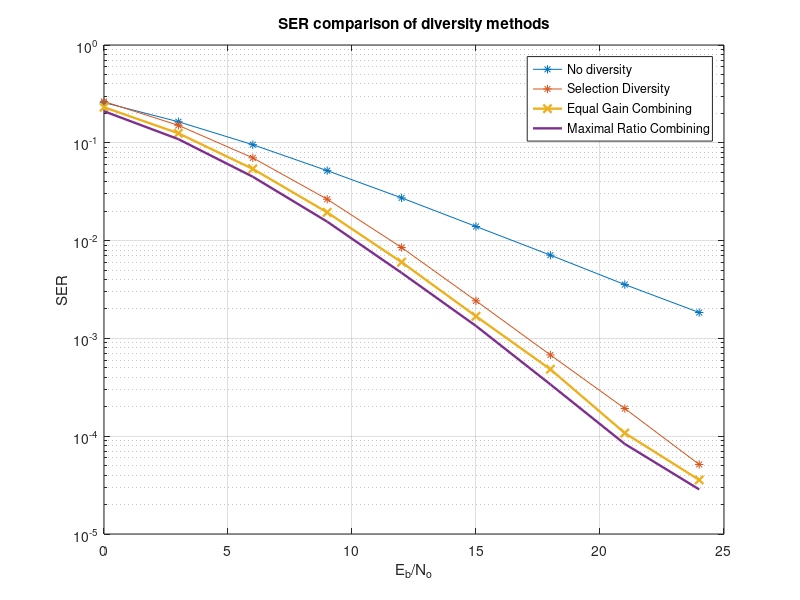
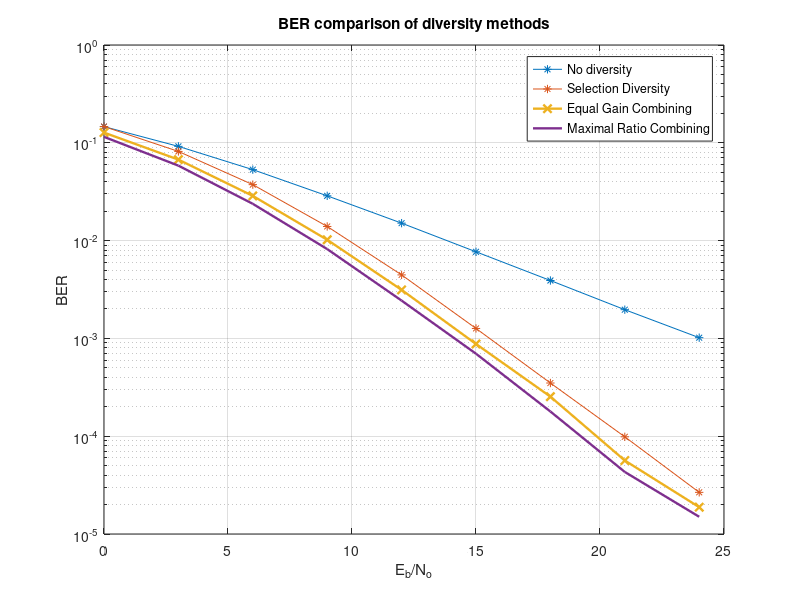

The MATLAB source for these figures, in order:
% Three receiver diversity methods; selection diversity,
% maximum ratio combining and equal gain combining
% for 2 Rayleigh fading channels are
% compared in terms of error probabilities
% in this simulation.
clear;clc;
err_min=100;
err_check = true;
sim_lim = 20;
qpsk_sym = pskmod(0:3,4);                   % Baseband QPSK symbols
qpsk_bits =[0,0;0,1;1,1;1,0];               % Gray coded bits for each symbol
SNR_start = 0;
SNR_increment = 3;
SNR_int = SNR_start:SNR_increment:25;
errs_store = zeros(4,length(SNR_int),2);
ber_div = zeros(4,length(SNR_int),1);
seq_len = 1e5;                              % Number of symbols for each simulation
for method = 1:4                    
    for snr=SNR_int
        snr_index = snr/SNR_increment-SNR_start/SNR_increment+1;
        noise_stdev = sqrt(1/(2*2*10^(snr/10)));
        sim_num = 0;
        while (err_check==true || sim_num <= sim_lim)
            sim_num = sim_num + 1;
            info_seq = randi([0,3],seq_len,1);
            info_bits = qpsk_bits(info_seq+1,:);
            info_bits2 = info_bits';
            info_bits3 = info_bits2(:);
            channel1 = sqrt(0.25).*(randn(seq_len,1)+1i.*randn(seq_len,1)); % multiplication by sqrt(0.25) is to
            channel2 = sqrt(0.25).*(randn(seq_len,1)+1i.*randn(seq_len,1)); % keep overall variance 1
            four_sym_seq = conj(qpsk_sym(info_seq+1)');
            four_sym_seq1 = four_sym_seq.*abs(channel1);
            four_sym_seq2 = four_sym_seq.*abs(channel2);
            four_sym_seq1 = four_sym_seq1 + noise_stdev.*(randn(seq_len,1)+1i.*randn(seq_len,1));
            four_sym_seq2 = four_sym_seq2 + noise_stdev.*(randn(seq_len,1)+1i.*randn(seq_len,1));
            if (method==1) % Selection diversity
                [~,indices] = max(abs([four_sym_seq1 four_sym_seq2]),[],2);
                four_sym_seq = four_sym_seq1.*(indices==1)+four_sym_seq2.*(indices==2);
            elseif(method==2),four_sym_seq=(four_sym_seq1+four_sym_seq2); % Equal gain combining
            elseif(method==3),four_sym_seq = abs(channel1).*four_sym_seq1+abs(channel2).*four_sym_seq2; % Maximum ratio combining
            else
                four_sym_seq = four_sym_seq.*sqrt(0.5).*abs(randn(seq_len,1)+1i.*randn(seq_len,1)) +noise_stdev.*(randn(seq_len,1)+1i.*randn(seq_len,1));
            end
            four_sym_seq = repmat(four_sym_seq,[1,4]);
            norms = abs(four_sym_seq-repmat(qpsk_sym,[seq_len,1]));
            [~,detected] = min(norms,[],2); % Maximum likelihood detection
            detected = detected-1;
            err = length(find(detected~=info_seq));
            detected_bits = qpsk_bits(detected+1,:);
            detected_bits2 = detected_bits';
            detected_bits3 = detected_bits2(:);
            ber_temp = length(find(detected_bits3~=info_bits3));
            ber_div(method,snr_index) = ber_div(method,snr_index) + ber_temp;
            errs_store(method,snr_index,1)=errs_store(method,snr_index,1)+err;
            if(errs_store(method,snr_index,1)>100),err_check=false;end
        end
        errs_store(method,snr_index,2)=sim_num;
    end
 end
err_store_div = errs_store(:,:,1)./errs_store(:,:,2)./seq_len;
ber_div = ber_div./errs_store(:,:,2)./seq_len./2;
EbNo = 10.^(SNR_int./10);
semilogy(SNR_int,err_store_div(4,:),'-*');hold on;grid on;
semilogy(SNR_int,err_store_div(1,:),'-*');hold on;grid on;
semilogy(SNR_int,err_store_div(2,:),'-x','LineWidth',1.7);
semilogy(SNR_int,err_store_div(3,:),'-','LineWidth',1.7);legend('No diversity','Selection Diversity',...
    'Equal Gain Combining','Maximal Ratio Combining');xlabel('E_b/N_o');ylabel('SER');title('SER comparison of diversity methods');
set(gca,'FontSize',10);ylim([1e-5 1]);
figure,
semilogy(SNR_int,ber_div(4,:),'-*');hold on;grid on;
semilogy(SNR_int,ber_div(1,:),'-*');hold on;grid on;
semilogy(SNR_int,ber_div(2,:),'-x','LineWidth',1.7);
semilogy(SNR_int,ber_div(3,:),'-','LineWidth',1.7);legend('No diversity','Selection Diversity',...
    'Equal Gain Combining','Maximal Ratio Combining');xlabel('E_b/N_o');ylabel('BER');title('BER comparison of diversity methods');
set(gca,'FontSize',10);ylim([1e-5 1]);
